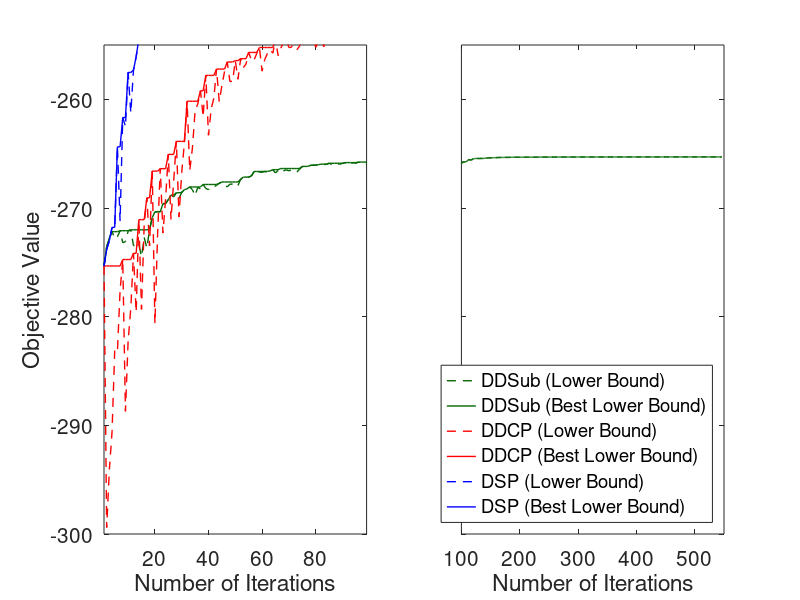

Here is the MATLAB script that generated this plot:
%% Figure 1

subobj1 = csvread('output/sslp_15_45_15_s0_sub_objvals.csv');
subobj2 = csvread('output/sslp_15_45_15_s2_sub_objvals.csv');
subobj3 = csvread('output/sslp_15_45_15_s3_sub_objvals.csv');
dual1 = csvread('output/sslp_15_45_15_s0_duals.csv');
dual2 = csvread('output/sslp_15_45_15_s2_duals.csv');
dual3 = csvread('output/sslp_15_45_15_s3_duals.csv');

LW = 1.0;

h = figure();
clf();
set(h, 'position', [0, 0, 900, 450]);

h1 = subplot(121);
set(h1, 'position', [0.08, 0.12, 0.45, 0.85]);
plot(1:size(subobj3,1), subobj3, '--', 'Color', [0 0.4 0], 'linewidth', LW);
hold on;
plot(1:size(dual3,1), dual3, '-', 'Color', [0 0.4 0], 'linewidth', LW);
plot(1:size(subobj1,1), subobj1, 'r--', 'linewidth', LW);
plot(1:size(dual1,1), dual1, 'r-', 'linewidth', LW);
plot(1:size(subobj2,1), subobj2, 'b--', 'linewidth', LW);
plot(1:size(dual2,1), dual2, 'b-', 'linewidth', LW);
set(gca, 'FontSize', 15);
xlabel('Number of Iterations');
ylabel('Objective Value');
xlim([1 99]);
ylim([-300 -255]);
hold off;

h2 = subplot(122);
set(h2, 'position', [0.54, 0.12, 0.45, 0.85]);
plot(1:size(subobj3,1), subobj3, '--', 'Color', [0 0.4 0], 'linewidth', LW);
hold on;
plot(1:size(dual3,1), dual3, '-', 'Color', [0 0.4 0], 'linewidth', LW);
plot(1:size(subobj1,1), subobj1, 'r--', 'linewidth', LW);
plot(1:size(dual1,1), dual1, 'r-', 'linewidth', LW);
plot(1:size(subobj2,1), subobj2, 'b--', 'linewidth', LW);
plot(1:size(dual2,1), dual2, 'b-', 'linewidth', LW);
set(gca, 'FontSize', 15);
legend('DDSub (Lower Bound)', ...
    'DDSub (Best Lower Bound)', ...
    'DDCP (Lower Bound)', ...
    'DDCP (Best Lower Bound)', ...
    'DSP (Lower Bound)', ...
    'DSP (Best Lower Bound)', ...
    'Location', 'SouthEast')
xlabel('Number of Iterations');
% ylabel('Objective Value');
% set(h2,'ytick',[]);
xlim([100 550]);
ylim([-300 -255]);
%set(h2,'xticklabel',[200 300 400 500]);
set(h2,'yticklabel',[]);
hold off;

% save
hgexport(gcf, 'Figure1.eps');
